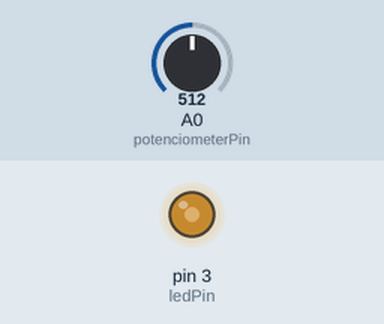
Recording of a sketch running on a simulated Arduino Uno, built with avr-gcc and run on an emulated ATmega328P. Shown: output pins drawn as LEDs (lit = HIGH). The inputs (shaded band) are chosen by the test bench; at power-on: A0 (potenciometerPin) = 512.

Above: at 1.2 s.
1.3 s: A0 (potenciometerPin) set to 716
At 2.5 s:
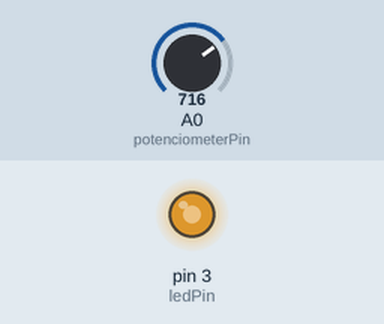
2.8 s: A0 (potenciometerPin) set to 900
At 3.8 s:
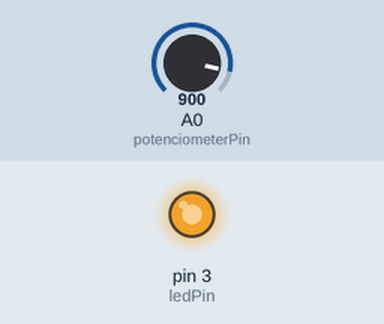
4.3 s: A0 (potenciometerPin) set to 122
At 5.0 s:
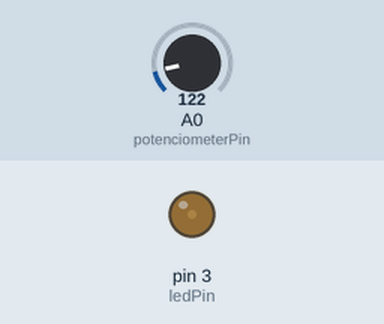
5.8 s: A0 (potenciometerPin) set to 0
At 6.1 s:
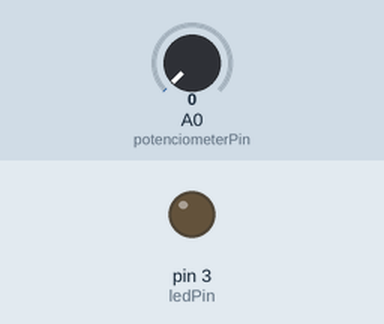
Timing chart, 0 to 8.3 s (numbered marks = the images above; inputs shaded):
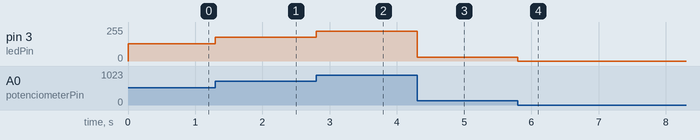

Measured:
- after the input at 1.3 s, pin 3 (ledPin): 128/255 → 179/255 at once
- after the input at 2.8 s, pin 3 (ledPin): 179/255 → 225/255 at once
- after the input at 4.3 s, pin 3 (ledPin): 225/255 → 30/255 at once
- after the input at 5.8 s, pin 3 (ledPin): 30/255 → 0/255 at once

The sketch:

LED_Dimmer.ino
```cpp
int potenciometerPin = A0;    // select the input pin for the potentiometer
int ledPin = 3;               // select the pin for the LED
int potenciometerValue = 0;   // variable to store the value coming from the potenciometer

void setup() {

  pinMode(ledPin, OUTPUT);    // declare the ledPin as an OUTPUT:
}

void loop() {

  potenciometerValue = analogRead(potenciometerPin);   // read the value from the sensor
  analogWrite(ledPin, potenciometerValue / 4);          // Set PWM dutyCicle acording Potenciometer

}
```
